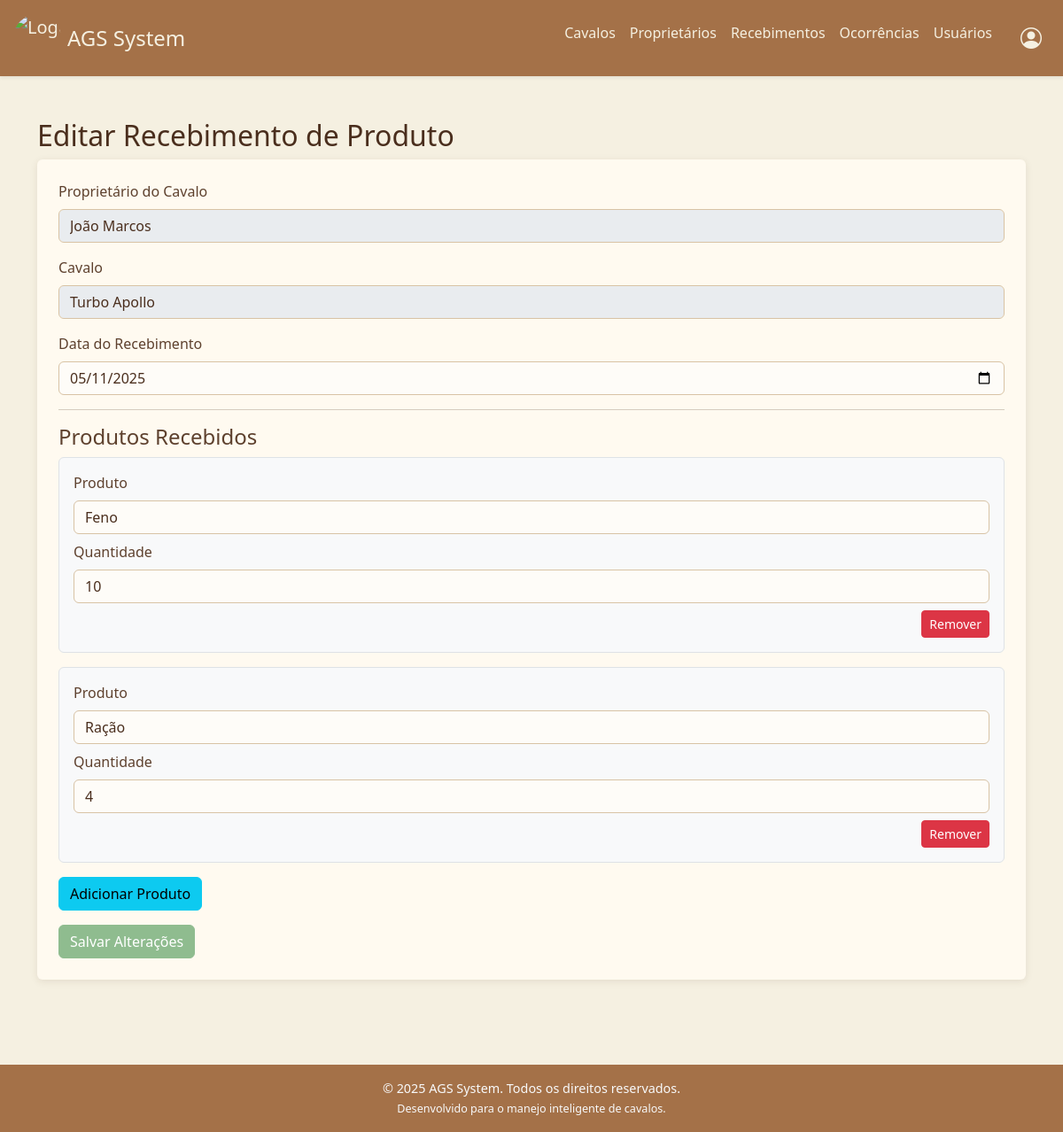
The app's page /editar_recebimento/2, older data.
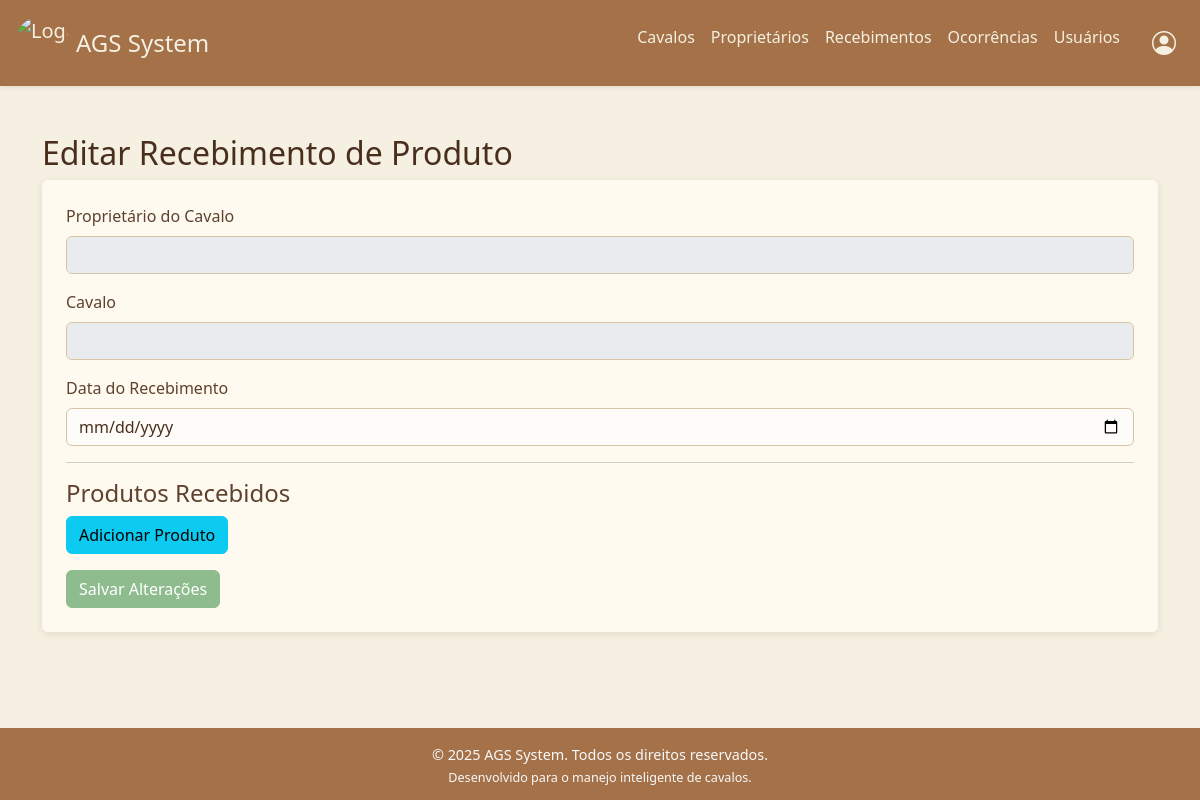
The same page, newer data.
### tables this page shows
CREATE TABLE proprietario (
            id INTEGER PRIMARY KEY AUTOINCREMENT,
            nome TEXT NOT NULL,
            telefone TEXT
        );

CREATE TABLE cavalos (
            id INTEGER PRIMARY KEY AUTOINCREMENT,
            nome TEXT NOT NULL,
            sexo_id INTEGER,
            raca_id INTEGER,
            idade INTEGER,
            pelagem_id INTEGER,
            proprietario_id INTEGER,
            imagem TEXT,
            FOREIGN KEY (sexo_id) REFERENCES sexo(id),
            FOREIGN KEY (raca_id) REFERENCES raca(id),
            FOREIGN KEY (pelagem_id) REFERENCES pelagem(id),
            FOREIGN KEY (proprietario_id) REFERENCES proprietario(id)
        );

CREATE TABLE recebimentos (
            id INTEGER PRIMARY KEY AUTOINCREMENT,
            proprietario_id INTEGER,
            cavalo_id INTEGER NOT NULL,
            data TEXT DEFAULT CURRENT_TIMESTAMP,
            FOREIGN KEY (proprietario_id) REFERENCES proprietario(id),
            FOREIGN KEY (cavalo_id) REFERENCES cavalos(id)
        );

CREATE TABLE itens_recebimento (
            id INTEGER PRIMARY KEY AUTOINCREMENT,
            recebimento_id INTEGER,
            produto_id INTEGER,
            quantidade INTEGER NOT NULL,
            FOREIGN KEY (recebimento_id) REFERENCES recebimentos(id),
            FOREIGN KEY (produto_id) REFERENCES produtos(id)
        );

CREATE TABLE produtos (
            id INTEGER PRIMARY KEY AUTOINCREMENT,
            nome TEXT NOT NULL
        );

### app.py (the view, shortened to what this page needs)
@app.route('/editar_recebimento/<int:id>', methods=['GET', 'POST'])
def editarRecebimento(id):
    conn = conexao()
    try:
        recebimento = conn.execute('''
            SELECT r.id, r.data, c.nome AS cavalo_nome, p.nome AS proprietario_nome
            FROM recebimentos r
            JOIN cavalos c ON r.cavalo_id = c.id
            JOIN proprietario p ON r.proprietario_id = p.id
            WHERE r.id = ?
        ''', (id,)).fetchone()
        produtos_recebidos = conn.execute('''
            SELECT ir.produto_id, ir.quantidade, pr.nome
            FROM itens_recebimento ir
            JOIN produtos pr ON ir.produto_id = pr.id
            WHERE ir.recebimento_id = ?
        ''', (id,)).fetchall()
        produtos = conn.execute('SELECT * FROM produtos').fetchall()
        conn.close()
        return render_template(
            'editar_recebimento.html',
            recebimento=recebimento,
            produtos_recebidos=produtos_recebidos,
            produtos=produtos
        )
    except sqlite3.Error as e:
        print(f"Erro ao editar recebimento: {e}")
        conn.rollback()
        conn.close()
        return "Erro ao editar recebimento."

### app.py (called while the page is built)
@app.context_processor
def inject_now():
    return {'now': datetime.now()}

### database.py (called while the page is built)
def conexao():
    conn = sqlite3.connect(db_path)
    conn.row_factory = sqlite3.Row
    return conn

### templates/editar_recebimento.html (shortened to what this page needs)
{% extends 'base.html' %}
{% block content %}
<h2>Editar Recebimento de Produto</h2>
<form method="POST" class="bg-secondary p-4 rounded">
  <div class="mb-3">
    <label class="form-label">Proprietário do Cavalo</label>
    <input
      type="text"
      class="form-control"
      value="{{ recebimento.proprietario_nome }}"
      disabled
    />
  </div>
  <div class="mb-3">
    <label class="form-label">Cavalo</label>
    <input
      type="text"
      class="form-control"
      value="{{ recebimento.cavalo_nome }}"
      disabled
    />
  </div>
  <div class="mb-3">
    <label class="form-label">Data do Recebimento</label>
    <input
      type="date"
      name="data"
      class="form-control"
      value="{{ recebimento.data }}"
      required
    />
  </div>
  <hr />
  <h4>Produtos Recebidos</h4>
  <div id="produtos-container">
    {% for item in produtos_recebidos %}
    <div class="produto-item border rounded p-3 mb-3 bg-light">
      <div class="mb-2">
        <label class="form-label">Produto</label>
        <select name="produto_id[]" class="form-control" required>
          {% for produto in produtos %}
          <option value="{{ produto.id }}" {% if produto.id == item.produto_id %}selected{% endif %}>
            {{ produto.nome }}
          </option>
          {% endfor %}
        </select>
      </div>
      <div class="mb-2">
        <label class="form-label">Quantidade</label>
        <input
          type="number"
          name="quantidade[]"
          class="form-control"
          value="{{ item.quantidade }}"
          required
        />
      </div>
      <div class="text-end">
        <button type="button" class="btn btn-danger btn-sm remover-produto">Remover</button>
      </div>
    </div>
    {% endfor %}
  </div>
  <button type="button" class="btn btn-info mb-3" id="adicionar-produto">Adicionar Produto</button>
  <div>
    <button type="submit" class="btn btn-success">Salvar Alterações</button>
  </div>
</form>
{% endblock %}

Row changes from the older to the newer data that the page shows:
removed proprietario: proprietario_nome "João Marcos"
removed cavalos: cavalo_nome "Turbo Apollo"
removed recebimentos: data "05/11/2025"
removed itens_recebimento: produto.nome "Feno", quantidade "10"
removed itens_recebimento: produto.nome "Ração", quantidade "4"
